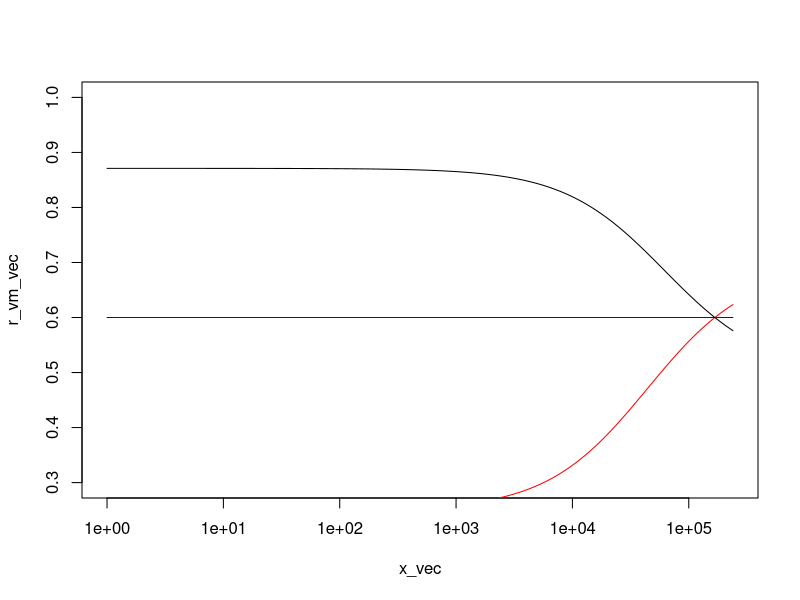

This figure's R source:
r_vm <- function(x, n1, n2, p11, p22, rho1 = 1, rho2 = 0) {
  e1 <- p11 * n1 * (n1 - 1) / 2
  e2 <- p22 * n2 * (n2 - 1) / 2
  num <- (2 * e1 + x) * rho1 + (2 * e2 + x) * rho2
  den <- 2 * (e1 + e2 + x)
  num / den
}
r_ip <- function(x, n1, n2, p11, p22, rho1 = 1, rho2 = 0) {
  e1 <- p11 * n1 * (n1 - 1) / 2
  e2 <- p22 * n2 * (n2 - 1) / 2
  num <- n1^2 * (2 * e2 + x) * rho1 + n2^2 * (2 * e1 + x) * rho2
  den <- n1^2 * (2 * e2 + x) + n2^2 * (2 * e1 + x)
  num / den
}
r_ld <- function(x, n1, n2, p11, p22, rho1 = 1, rho2 = 0) {
  (n1 * rho1 + n2 * rho2) / (n1 + n2)
}
n1 = 600
n2 = 400
p11 = 0.3
p22 = 0.1
x_vec <- 10^seq(0, log10(n1*n2), 0.01)
r_vm_vec <- sapply(x_vec, r_vm, n1 = n1, n2 = n2, p11 = p11, p22 = p22)
plot(x_vec, r_vm_vec, log = "x", ylim = c(0.3, 1.0), type = "l")
r_ip_vec <- sapply(x_vec, r_ip, n1 = n1, n2 = n2, p11 = p11, p22 = p22)
lines(x_vec, r_ip_vec, log = "x", col = "red")
r_ld_vec <- sapply(x_vec, r_ld, n1 = n1, n2 = n2, p11 = p11, p22 = p22)
lines(x_vec, r_ld_vec, log = "x", col = "blue")